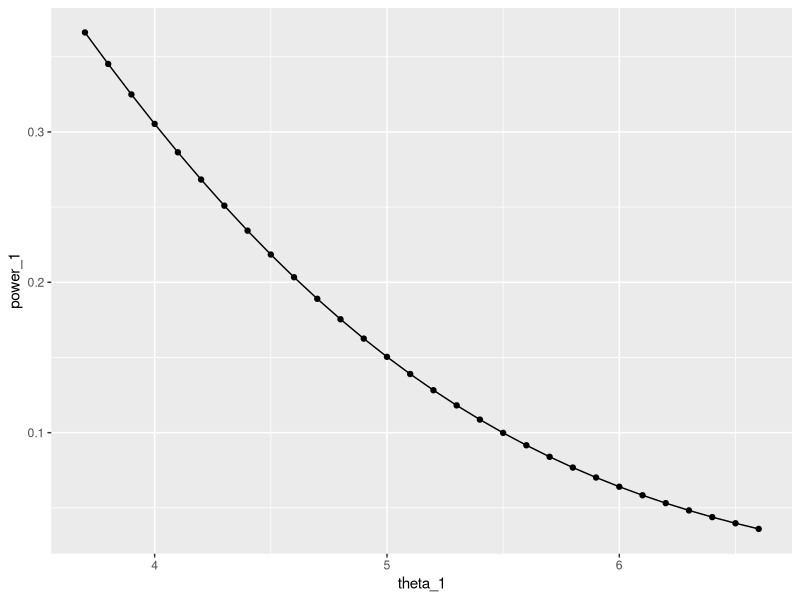
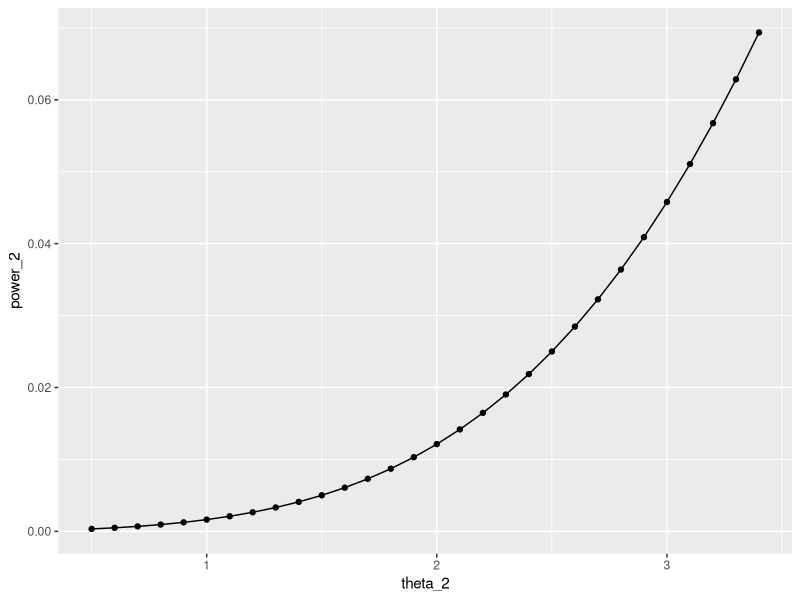

These figures' R source, in order:
#Programming in R for case 1-
library('ggplot2')
k2 = qgamma(0.05,16,3.6)
k2
n = 16
theta_1 = seq(from=3.7, by=0.1, length.out=30)
theta_1
power_1 = mat.or.vec(30,1)
for(i in 1:30){
  power_1[i] = pgamma(k2, theta_1[i])}
power_1
Table = data.frame(theta_1,power_1)
Table
View(Table)
ggplot(data=Table,mapping=aes(x=theta_1,y=power_1))+geom_point()+geom_line()
data.frame(theta_1)
data.frame(power_1)



#Programming in R for case 2-
library('ggplot2')
k3 = qgamma(0.95,16,3.6)
k3
n = 16
theta_2 = seq(from=0.5, by=0.1, length.out=30)
theta_2
power_2 = mat.or.vec(30,1)
for(i in 1:30){
  power_2[i]=1-pgamma(k3, theta_2[i])}
power_2
Table_2 = data.frame(theta_2,power_2)
Table_2
View(Table_2)
ggplot(data=Table_2,mapping=aes(x=theta_2,y=power_2))+geom_point()+geom_line()
data.frame(theta_2)
data.frame(power_2)


